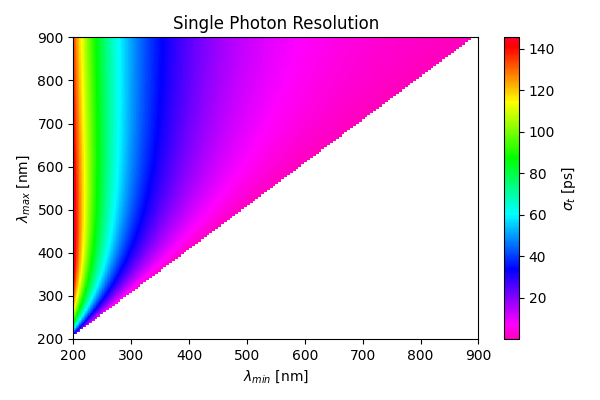

Python code for this plot:
from functions import *

step_width = 5

steps = int((wlen_max - wlen_min) / step_width)

arr = np.zeros((steps + 1, steps + 1))
arr2 = np.zeros((steps + 1, steps + 1))
arr3 = np.zeros((steps + 1, steps + 1))

theta = 0.5 * (theta_min + theta_max)

i1 = 0
for min_wlen in range(wlen_min, wlen_max + step_width, step_width):
  i2 = i1 + 1
  for max_wlen in range(min_wlen + step_width, wlen_max + step_width,
                        step_width):
    arr[i2, i1] = std_cherenkov(min_wlen, max_wlen, mpi, 1) * 1000
    arr2[i2, i1] = std_top(min_wlen, max_wlen, mpi, 1) * 1e12
    arr3[i2, i1] = photons(min_wlen, max_wlen, mpi, 1) * 0.05 * 0.02
    i2 += 1
  i1 += 1

print('finished')

arr[arr == 0] = np.nan
arr2[arr2 == 0] = np.nan
arr3[arr3 == 0] = np.nan

arr4 = arr / np.sqrt(arr3)

cmap_reversed = cm.get_cmap('gist_rainbow_r')

fig = plt.figure(figsize=(6, 4))
plt.imshow(arr,
           aspect='auto',
           cmap=cmap_reversed,
           origin='lower',
           extent=[wlen_min, wlen_max, wlen_min, wlen_max])
plt.title('Single Photon Resolution')
plt.colorbar(label='$\sigma_{SPR}$ [mrad]')
plt.xlabel("$\lambda_{min}$ [nm]")
plt.ylabel("$\lambda_{max}$ [nm]")
plt.tight_layout()
plt.savefig("dispersion.png")
plt.savefig("dispersion.pdf")
plt.close()

fig = plt.figure(figsize=(6, 4))
plt.imshow(arr3,
           aspect='auto',
           cmap=cmap_reversed,
           origin='lower',
           extent=[wlen_min, wlen_max, wlen_min, wlen_max])
plt.title('Photon Hits')
plt.colorbar(label='$N$')
plt.xlabel("$\lambda_{min}$ [nm]")
plt.ylabel("$\lambda_{max}$ [nm]")
plt.tight_layout()
plt.savefig("photons.png")
plt.savefig("photons.pdf")
plt.close()

fig = plt.figure(figsize=(6, 4))
plt.imshow(arr4,
           aspect='auto',
           cmap=cmap_reversed,
           origin='lower',
           extent=[wlen_min, wlen_max, wlen_min, wlen_max])
plt.title('Detector Resolution')
plt.colorbar(label='$\sigma_{SPR}/\sqrt{N}$ [mrad]')
plt.xlabel("$\lambda_{min}$ [nm]")
plt.ylabel("$\lambda_{max}$ [nm]")
plt.scatter(200, 500, s=50, facecolors='none', edgecolors='black')
plt.scatter(310, 580, s=50, facecolors='none', edgecolors='black')
plt.scatter(500, 800, s=50, facecolors='none', edgecolors='black')
plt.text(220, 500, 'Blue Cathode')
plt.text(330, 580, 'Green Cathode')
plt.text(520, 800, 'Red Cathode')
plt.tight_layout()
plt.savefig("detector.png")
plt.savefig("detector.pdf")
plt.close()

fig = plt.figure(figsize=(6, 4))
plt.imshow(arr2,
           aspect='auto',
           cmap=cmap_reversed,
           origin='lower',
           extent=[wlen_min, wlen_max, wlen_min, wlen_max])
plt.title('Single Photon Resolution')
plt.colorbar(label='$\sigma_{t}$ [ps]')
plt.xlabel("$\lambda_{min}$ [nm]")
plt.ylabel("$\lambda_{max}$ [nm]")
plt.tight_layout()
plt.savefig("resolution.png")
plt.savefig("resolution.pdf")
plt.close()
